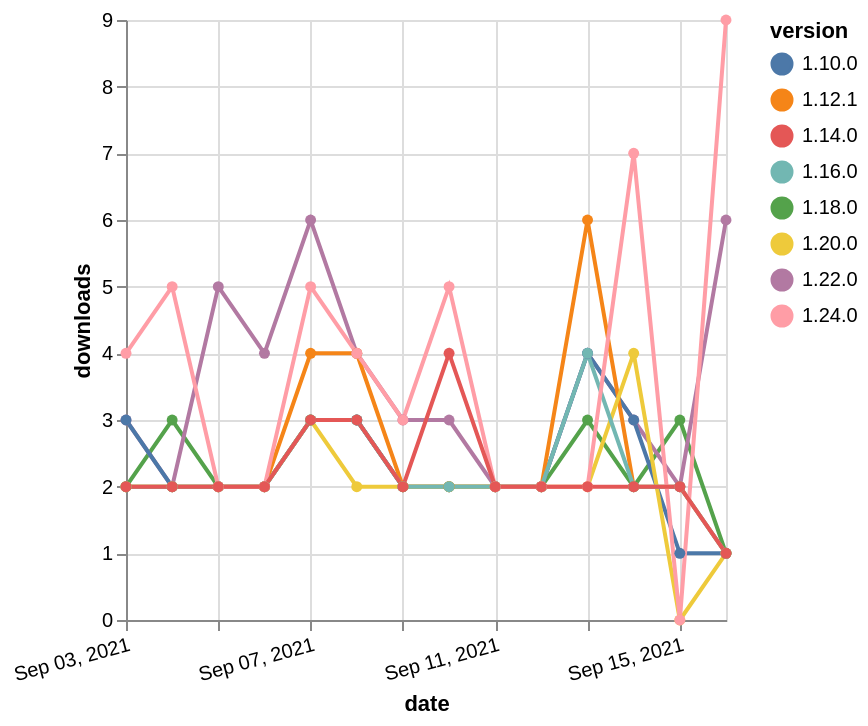

Write a Vega-Lite specification for this figure.
### Vega-Lite specification from a JSON file in a GitHub repository (floating-point values rounded to 4 significant figures)
{"$schema": "https://vega.github.io/schema/vega-lite/v5.json", "description": "A simple bar chart with embedded data.", "data": {"values": [{"date": "2021-09-03", "total": 1654, "delta": 2, "version": "1.18.0"}, {"date": "2021-09-04", "total": 1657, "delta": 3, "version": "1.18.0"}, {"date": "2021-09-05", "total": 1659, "delta": 2, "version": "1.18.0"}, {"date": "2021-09-06", "total": 1661, "delta": 2, "version": "1.18.0"}, {"date": "2021-09-07", "total": 1664, "delta": 3, "version": "1.18.0"}, {"date": "2021-09-08", "total": 1667, "delta": 3, "version": "1.18.0"}, {"date": "2021-09-09", "total": 1669, "delta": 2, "version": "1.18.0"}, {"date": "2021-09-10", "total": 1671, "delta": 2, "version": "1.18.0"}, {"date": "2021-09-11", "total": 1673, "delta": 2, "version": "1.18.0"}, {"date": "2021-09-12", "total": 1675, "delta": 2, "version": "1.18.0"}, {"date": "2021-09-13", "total": 1678, "delta": 3, "version": "1.18.0"}, {"date": "2021-09-14", "total": 1680, "delta": 2, "version": "1.18.0"}, {"date": "2021-09-15", "total": 1683, "delta": 3, "version": "1.18.0"}, {"date": "2021-09-16", "total": 1684, "delta": 1, "version": "1.18.0"}, {"date": "2021-09-03", "total": 1300, "delta": 3, "version": "1.22.0"}, {"date": "2021-09-04", "total": 1302, "delta": 2, "version": "1.22.0"}, {"date": "2021-09-05", "total": 1307, "delta": 5, "version": "1.22.0"}, {"date": "2021-09-06", "total": 1311, "delta": 4, "version": "1.22.0"}, {"date": "2021-09-07", "total": 1317, "delta": 6, "version": "1.22.0"}, {"date": "2021-09-08", "total": 1321, "delta": 4, "version": "1.22.0"}, {"date": "2021-09-09", "total": 1324, "delta": 3, "version": "1.22.0"}, {"date": "2021-09-10", "total": 1327, "delta": 3, "version": "1.22.0"}, {"date": "2021-09-11", "total": 1329, "delta": 2, "version": "1.22.0"}, {"date": "2021-09-12", "total": 1331, "delta": 2, "version": "1.22.0"}, {"date": "2021-09-13", "total": 1335, "delta": 4, "version": "1.22.0"}, {"date": "2021-09-14", "total": 1338, "delta": 3, "version": "1.22.0"}, {"date": "2021-09-15", "total": 1340, "delta": 2, "version": "1.22.0"}, {"date": "2021-09-16", "total": 1346, "delta": 6, "version": "1.22.0"}, {"date": "2021-09-03", "total": 2708, "delta": 3, "version": "1.10.0"}, {"date": "2021-09-04", "total": 2710, "delta": 2, "version": "1.10.0"}, {"date": "2021-09-05", "total": 2712, "delta": 2, "version": "1.10.0"}, {"date": "2021-09-06", "total": 2714, "delta": 2, "version": "1.10.0"}, {"date": "2021-09-07", "total": 2717, "delta": 3, "version": "1.10.0"}, {"date": "2021-09-08", "total": 2720, "delta": 3, "version": "1.10.0"}, {"date": "2021-09-09", "total": 2722, "delta": 2, "version": "1.10.0"}, {"date": "2021-09-10", "total": 2724, "delta": 2, "version": "1.10.0"}, {"date": "2021-09-11", "total": 2726, "delta": 2, "version": "1.10.0"}, {"date": "2021-09-12", "total": 2728, "delta": 2, "version": "1.10.0"}, {"date": "2021-09-13", "total": 2732, "delta": 4, "version": "1.10.0"}, {"date": "2021-09-14", "total": 2735, "delta": 3, "version": "1.10.0"}, {"date": "2021-09-15", "total": 2736, "delta": 1, "version": "1.10.0"}, {"date": "2021-09-16", "total": 2737, "delta": 1, "version": "1.10.0"}, {"date": "2021-09-03", "total": 2717, "delta": 2, "version": "1.12.1"}, {"date": "2021-09-04", "total": 2719, "delta": 2, "version": "1.12.1"}, {"date": "2021-09-05", "total": 2721, "delta": 2, "version": "1.12.1"}, {"date": "2021-09-06", "total": 2723, "delta": 2, "version": "1.12.1"}, {"date": "2021-09-07", "total": 2727, "delta": 4, "version": "1.12.1"}, {"date": "2021-09-08", "total": 2731, "delta": 4, "version": "1.12.1"}, {"date": "2021-09-09", "total": 2733, "delta": 2, "version": "1.12.1"}, {"date": "2021-09-10", "total": 2735, "delta": 2, "version": "1.12.1"}, {"date": "2021-09-11", "total": 2737, "delta": 2, "version": "1.12.1"}, {"date": "2021-09-12", "total": 2739, "delta": 2, "version": "1.12.1"}, {"date": "2021-09-13", "total": 2745, "delta": 6, "version": "1.12.1"}, {"date": "2021-09-14", "total": 2747, "delta": 2, "version": "1.12.1"}, {"date": "2021-09-15", "total": 2749, "delta": 2, "version": "1.12.1"}, {"date": "2021-09-16", "total": 2750, "delta": 1, "version": "1.12.1"}, {"date": "2021-09-03", "total": 1181, "delta": 2, "version": "1.20.0"}, {"date": "2021-09-04", "total": 1183, "delta": 2, "version": "1.20.0"}, {"date": "2021-09-05", "total": 1185, "delta": 2, "version": "1.20.0"}, {"date": "2021-09-06", "total": 1187, "delta": 2, "version": "1.20.0"}, {"date": "2021-09-07", "total": 1190, "delta": 3, "version": "1.20.0"}, {"date": "2021-09-08", "total": 1192, "delta": 2, "version": "1.20.0"}, {"date": "2021-09-09", "total": 1194, "delta": 2, "version": "1.20.0"}, {"date": "2021-09-10", "total": 1196, "delta": 2, "version": "1.20.0"}, {"date": "2021-09-11", "total": 1198, "delta": 2, "version": "1.20.0"}, {"date": "2021-09-12", "total": 1200, "delta": 2, "version": "1.20.0"}, {"date": "2021-09-13", "total": 1202, "delta": 2, "version": "1.20.0"}, {"date": "2021-09-14", "total": 1206, "delta": 4, "version": "1.20.0"}, {"date": "2021-09-15", "total": 1206, "delta": 0, "version": "1.20.0"}, {"date": "2021-09-16", "total": 1207, "delta": 1, "version": "1.20.0"}, {"date": "2021-09-03", "total": 1741, "delta": 2, "version": "1.16.0"}, {"date": "2021-09-04", "total": 1743, "delta": 2, "version": "1.16.0"}, {"date": "2021-09-05", "total": 1745, "delta": 2, "version": "1.16.0"}, {"date": "2021-09-06", "total": 1747, "delta": 2, "version": "1.16.0"}, {"date": "2021-09-07", "total": 1750, "delta": 3, "version": "1.16.0"}, {"date": "2021-09-08", "total": 1753, "delta": 3, "version": "1.16.0"}, {"date": "2021-09-09", "total": 1755, "delta": 2, "version": "1.16.0"}, {"date": "2021-09-10", "total": 1757, "delta": 2, "version": "1.16.0"}, {"date": "2021-09-11", "total": 1759, "delta": 2, "version": "1.16.0"}, {"date": "2021-09-12", "total": 1761, "delta": 2, "version": "1.16.0"}, {"date": "2021-09-13", "total": 1765, "delta": 4, "version": "1.16.0"}, {"date": "2021-09-14", "total": 1767, "delta": 2, "version": "1.16.0"}, {"date": "2021-09-15", "total": 1769, "delta": 2, "version": "1.16.0"}, {"date": "2021-09-16", "total": 1770, "delta": 1, "version": "1.16.0"}, {"date": "2021-09-03", "total": 466, "delta": 4, "version": "1.24.0"}, {"date": "2021-09-04", "total": 471, "delta": 5, "version": "1.24.0"}, {"date": "2021-09-05", "total": 473, "delta": 2, "version": "1.24.0"}, {"date": "2021-09-06", "total": 475, "delta": 2, "version": "1.24.0"}, {"date": "2021-09-07", "total": 480, "delta": 5, "version": "1.24.0"}, {"date": "2021-09-08", "total": 484, "delta": 4, "version": "1.24.0"}, {"date": "2021-09-09", "total": 487, "delta": 3, "version": "1.24.0"}, {"date": "2021-09-10", "total": 492, "delta": 5, "version": "1.24.0"}, {"date": "2021-09-11", "total": 494, "delta": 2, "version": "1.24.0"}, {"date": "2021-09-12", "total": 496, "delta": 2, "version": "1.24.0"}, {"date": "2021-09-13", "total": 498, "delta": 2, "version": "1.24.0"}, {"date": "2021-09-14", "total": 505, "delta": 7, "version": "1.24.0"}, {"date": "2021-09-15", "total": 505, "delta": 0, "version": "1.24.0"}, {"date": "2021-09-16", "total": 514, "delta": 9, "version": "1.24.0"}, {"date": "2021-09-03", "total": 2448, "delta": 2, "version": "1.14.0"}, {"date": "2021-09-04", "total": 2450, "delta": 2, "version": "1.14.0"}, {"date": "2021-09-05", "total": 2452, "delta": 2, "version": "1.14.0"}, {"date": "2021-09-06", "total": 2454, "delta": 2, "version": "1.14.0"}, {"date": "2021-09-07", "total": 2457, "delta": 3, "version": "1.14.0"}, {"date": "2021-09-08", "total": 2460, "delta": 3, "version": "1.14.0"}, {"date": "2021-09-09", "total": 2462, "delta": 2, "version": "1.14.0"}, {"date": "2021-09-10", "total": 2466, "delta": 4, "version": "1.14.0"}, {"date": "2021-09-11", "total": 2468, "delta": 2, "version": "1.14.0"}, {"date": "2021-09-12", "total": 2470, "delta": 2, "version": "1.14.0"}, {"date": "2021-09-13", "total": 2472, "delta": 2, "version": "1.14.0"}, {"date": "2021-09-14", "total": 2474, "delta": 2, "version": "1.14.0"}, {"date": "2021-09-15", "total": 2476, "delta": 2, "version": "1.14.0"}, {"date": "2021-09-16", "total": 2477, "delta": 1, "version": "1.14.0"}]}, "width": "container", "mark": {"type": "line", "point": {"filled": true}}, "encoding": {"x": {"field": "date", "type": "temporal", "timeUnit": "yearmonthdate", "title": "date", "axis": {"labelAngle": -15}}, "y": {"field": "delta", "type": "quantitative", "title": "downloads"}, "color": {"field": "version", "type": "nominal"}, "tooltip": {"field": "delta"}}}
